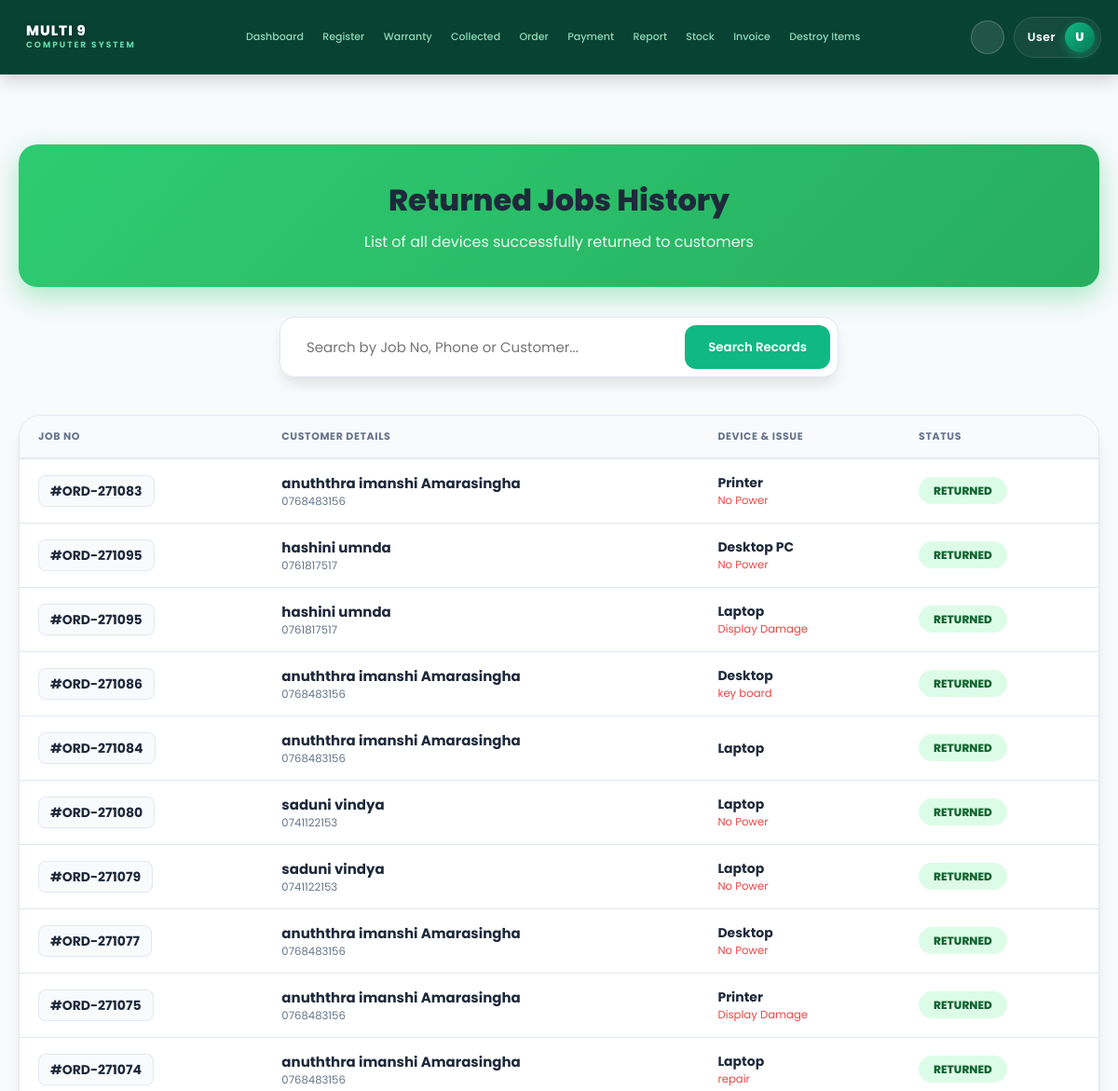
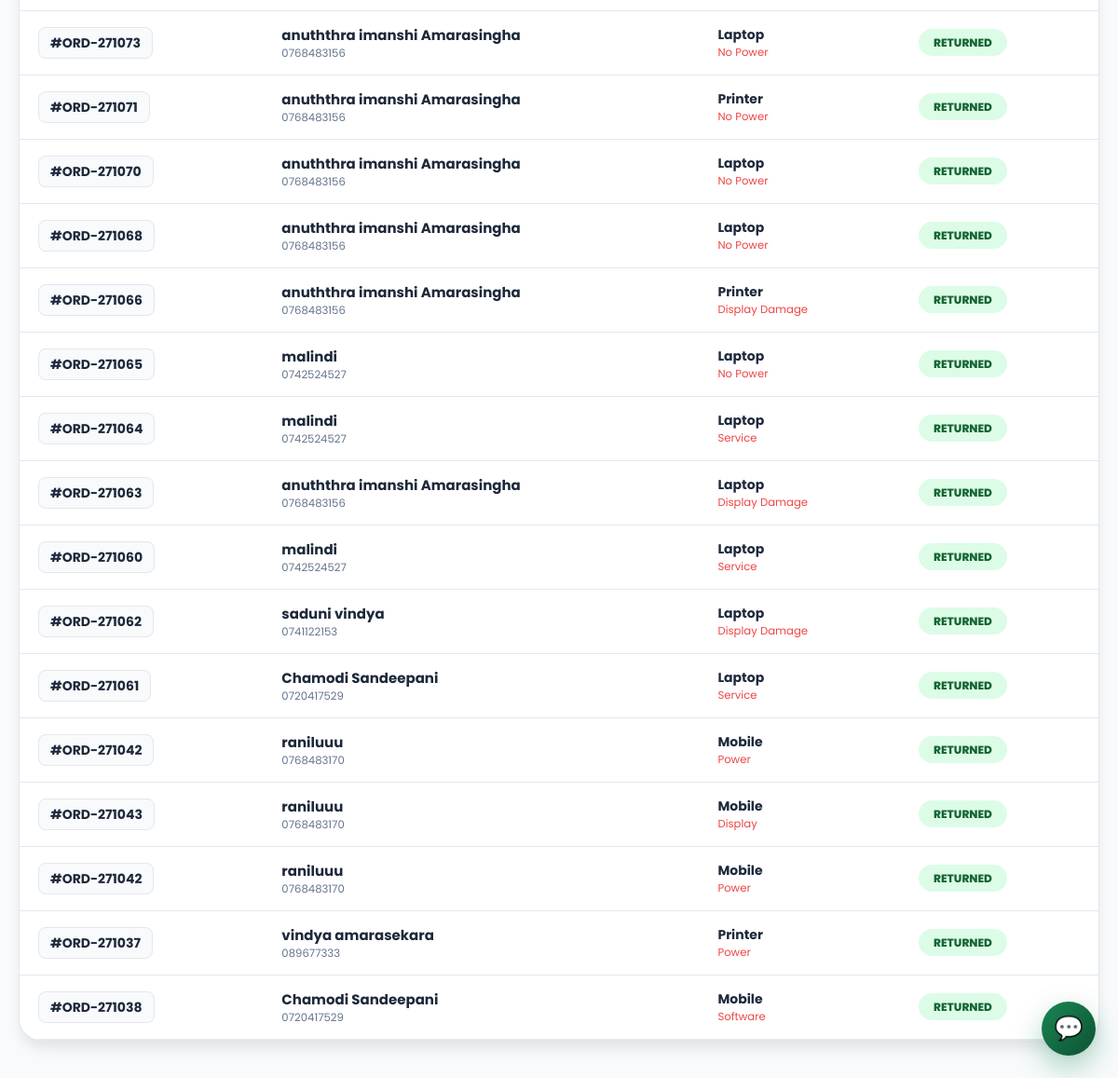
Screenshot of /returned_jobs.php with the database file from the repository (2 pictures, top to bottom).
### tables this page shows
CREATE TABLE `invoice` (
  `invoice_no` int(11) NOT NULL,
  `job_no` varchar(20) DEFAULT NULL,
  `job_device_id` int(11) DEFAULT NULL,
  `invoice_date` date DEFAULT NULL,
  `service_charge` decimal(10,2) DEFAULT 0.00,
  `parts_total` decimal(10,2) DEFAULT 0.00,
  `late_fee` decimal(10,2) DEFAULT 0.00,
  `grand_total` decimal(10,2) DEFAULT 0.00,
  `balance_due` decimal(10,2) DEFAULT 0.00,
  `items_json` text DEFAULT NULL,
  `solution` text DEFAULT NULL,
  `payment_status` enum('Paid','Pending') DEFAULT 'Paid'
);

CREATE TABLE `customer` (
  `phone_number` varchar(15) NOT NULL,
  `customer_name` varchar(100) NOT NULL,
  `address` text DEFAULT NULL,
  `email` varchar(100) DEFAULT NULL
);

CREATE TABLE `job` (
  `job_no` varchar(20) NOT NULL,
  `phone_number` varchar(15) DEFAULT NULL,
  `job_date` date NOT NULL,
  `item_category` varchar(100) DEFAULT NULL,
  `brand` varchar(50) DEFAULT NULL,
  `problem_type` varchar(100) DEFAULT NULL,
  `problem_severity` varchar(50) DEFAULT NULL,
  `technician_experience_years` int(11) DEFAULT NULL,
  `workshop_workload` varchar(50) DEFAULT NULL,
  `actual_repair_time_days` int(11) DEFAULT NULL,
  `technician_id` int(11) DEFAULT NULL
);

CREATE TABLE `job_device` (
  `job_device_id` int(11) NOT NULL,
  `job_no` varchar(20) DEFAULT NULL,
  `device_name` varchar(100) NOT NULL,
  `model` varchar(100) DEFAULT NULL,
  `serial_no` varchar(100) DEFAULT NULL,
  `warranty_status` varchar(50) DEFAULT NULL,
  `supplier_name` varchar(255) DEFAULT NULL,
  `description` text DEFAULT NULL,
  `another_note` text DEFAULT NULL,
  `device_image` varchar(255) DEFAULT NULL,
  `issue_name` varchar(255) DEFAULT NULL,
  `device_status` varchar(50) NOT NULL DEFAULT 'Pending',
  `completed_date` datetime DEFAULT NULL,
  `destroy_notice_sent_date` datetime DEFAULT NULL,
  `issue_category` enum('Hardware','Software') DEFAULT 'Hardware',
  `solution` text DEFAULT NULL,
  `final_status` varchar(50) DEFAULT 'Pending',
  `rent_warning_sent` int(11) DEFAULT 0,
  `parts_json` text DEFAULT NULL,
  `last_sms_sent_date` date DEFAULT NULL,
  `item_model` varchar(255) DEFAULT NULL,
  `repair_path` varchar(255) DEFAULT 'Carry-In',
  `job_status` varchar(50) DEFAULT 'Pending',
  `estimated_cost` decimal(10,2) DEFAULT 0.00,
  `advance_paid` decimal(10,2) DEFAULT 0.00
);

### returned_jobs.php (the view, shortened to what this page needs)
<?php
include 'db_config.php';
include 'navbar.php';
$search = isset($_GET['search']) ? mysqli_real_escape_string($conn, $_GET['search']) : '';
$sql = "SELECT i.invoice_no, i.job_no, i.invoice_date, c.customer_name, j.phone_number,
               jd.device_name, jd.issue_name, i.grand_total
        FROM invoice i
        INNER JOIN job j ON i.job_no = j.job_no
        INNER JOIN customer c ON j.phone_number = c.phone_number
        INNER JOIN job_device jd ON i.job_no = jd.job_no
        WHERE i.payment_status = 'Paid'";
$sql .= " ORDER BY i.invoice_no DESC";
$result = mysqli_query($conn, $sql);
?>
<!DOCTYPE html>
<html lang="en">
<head>
    <link rel="stylesheet" href="CSS/global.css">
</head>
<body id="mainBody">
<div class="container">
    <div class="page-header">
        <h1 style="font-size: 32px; font-weight: 800;">Returned Jobs History</h1>
        <p style="opacity: 0.9; margin-top: 8px;">List of all devices successfully returned to customers</p>
    </div>
    <div class="search-container">
        <form action="" method="GET" class="search-box">
            <input type="text" name="search" placeholder="Search by Job No, Phone or Customer..." value="<?= htmlspecialchars($search) ?>">
            <button type="submit">Search Records</button>
        </form>
    </div>
    <div class="table-card">
        <table class="status-table">
            <thead>
                <tr>
                    <th>Job No</th>
                    <th>Customer Details</th>
                    <th>Device & Issue</th>
                    <th>Status</th>
                </tr>
            </thead>
            <tbody>
                <?php if(mysqli_num_rows($result) > 0): ?>
                    <?php while($row = mysqli_fetch_assoc($result)): ?>
                    <tr>
                        <td>
                            <span class="job-id-badge">#<?= $row['job_no'] ?></span>
                        </td>
                        <td style="text-align: left;">
                            <b style="font-size: 15px;"><?= htmlspecialchars($row['customer_name']) ?></b><br>
                            <small style="color: var(--text-muted)"><?= $row['phone_number'] ?></small>
                        </td>
                        <td style="text-align: left;">
                            <b><?= htmlspecialchars($row['device_name']) ?></b><br>
                            <small style="color: #ef4444;"><?= htmlspecialchars($row['issue_name']) ?></small>
                        </td>
                        <td><span class="status-pill">RETURNED</span></td>
                    </tr>
                    <?php endwhile; ?>
                <?php endif; ?>
            </tbody>
        </table>
    </div>
</div>
<?php include_once __DIR__ . '/chatbot.php'; ?>
</body>
</html>

### CSS/global.css (style rules this page uses)
:root { --primary-green: #0f766e; --primary-green-dark: #0f4f46; --primary-green-light: #ccfbf1; --accent-green: #04d992; --dark-surface: #0f172a; --dark-bg: #020617; --light-bg: #f8fafc; --light-surface: #ffffff; --text-dark: #1e293b; --text-muted: #64748b; --border-light: #e2e8f0; --nav-height: 80px; --card-shadow: 0 10px 25px -5px rgba(0, 0, 0, 0.05), 0 8px 10px -6px rgba(0, 0, 0, 0.01); --border-radius: 16px; --transition: all 0.3s ease-in-out; }
* { margin: 0; padding: 0; box-sizing: border-box; font-family: 'Poppins', sans-serif; }
html, body { height: auto; min-height: 100vh; overflow-x: hidden; }
body { background: var(--light-bg); color: var(--text-dark); padding-top: var(--nav-height); transition: var(--transition); }
h1, h2, h3, h4, h5, h6 { color: var(--text-dark); }

### navbar.php (style rules this page uses)
:root { --nav-bg: #043f2e; --nav-accent: #10b981; }

### returned_jobs.php (style rules this page uses)
:root { --primary: #10b981; --primary-hover: #059669; --bg-main: #f8fafc; --card-bg: #ffffff; --text-main: #1e293b; --text-muted: #64748b; --border: #e2e8f0; --shadow: 0 10px 15px -3px rgba(0, 0, 0, 0.1); }
body { font-family: 'Inter', sans-serif; background-color: var(--bg-main); color: var(--text-main); padding: 140px 20px 40px; transition: all 0.3s ease; }
.container { max-width: 1300px; margin: 0 auto; }
.page-header { background: linear-gradient(135deg, #2ecc71 0%, #27ae60 100%); padding: 36px 40px; border-radius: 20px; margin-top: 15px; margin-bottom: 32px; box-shadow: 0 10px 30px rgba(46, 204, 113, 0.4); color: white; text-align: center; }
.search-container { display: flex; justify-content: center; margin-bottom: 40px; }
.search-box { display: flex; background: var(--card-bg); padding: 8px; border-radius: 16px; width: 100%; max-width: 600px; border: 1px solid var(--border); box-shadow: var(--shadow); }
.search-box input { flex: 1; border: none; background: transparent; padding: 12px 20px; color: var(--text-main); font-size: 15px; outline: none; }
.search-box button { background: var(--primary); color: white; border: none; padding: 12px 25px; border-radius: 12px; font-weight: 600; cursor: pointer; transition: 0.2s; }
.table-card { background: var(--card-bg); border-radius: 24px; border: 1px solid var(--border); box-shadow: var(--shadow); overflow: hidden; }
.status-table { width: 100%; border-collapse: collapse; }
.status-table th { background: #f8fafc; padding: 14px 20px; text-align: left; font-size: 11px; text-transform: uppercase; letter-spacing: 0.6px; color: #64748b; font-weight: 700; border-bottom: 2px solid #e2e8f0; white-space: nowrap; }
.status-table td { padding: 14px 20px; border-bottom: 1px solid #e2e8f0; text-align: left; color: #1e293b; font-size: 14px; }
.job-id-badge { background: var(--bg-main); padding: 6px 12px; border-radius: 8px; font-weight: 700; color: var(--text-main); border: 1px solid var(--border); }
.status-pill { background: #dcfce7; color: #166534; padding: 6px 16px; border-radius: 50px; font-size: 12px; font-weight: 800; }

### chatbot.php (style rules this page uses)
:root { --m9-blue:#198754;--m9-dark:#0f5132;--m9-bg:#f2fbf6;--m9-text:#173528;--m9-border:#d7eadf }

### rows the page displays
invoice: job_no "ORD-271083", customer.customer_name "anuththra imanshi Amarasingha", job_no.phone_number "0768483156", job_device.device_name "Printer", job_device.issue_name "No Power"
invoice: job_no "ORD-271095", customer.customer_name "hashini umnda", job_no.phone_number "0761817517", job_device.device_name "Desktop PC", job_device.issue_name "No Power", job_device.device_name "Laptop", job_device.issue_name "Display Damage"
invoice: job_no "ORD-271086", customer.customer_name "anuththra imanshi Amarasingha", job_no.phone_number "0768483156", job_device.device_name "Desktop", job_device.issue_name "key board"
invoice: job_no "ORD-271084", customer.customer_name "anuththra imanshi Amarasingha", job_no.phone_number "0768483156", job_device.device_name "Laptop"
invoice: job_no "ORD-271080", customer.customer_name "saduni vindya", job_no.phone_number "0741122153", job_device.device_name "Laptop", job_device.issue_name "No Power"
invoice: job_no "ORD-271079", customer.customer_name "saduni vindya", job_no.phone_number "0741122153", job_device.device_name "Laptop", job_device.issue_name "No Power"
invoice: job_no "ORD-271077", customer.customer_name "anuththra imanshi Amarasingha", job_no.phone_number "0768483156", job_device.device_name "Desktop", job_device.issue_name "No Power"
invoice: job_no "ORD-271075", customer.customer_name "anuththra imanshi Amarasingha", job_no.phone_number "0768483156", job_device.device_name "Printer", job_device.issue_name "Display Damage"
invoice: job_no "ORD-271074", customer.customer_name "anuththra imanshi Amarasingha", job_no.phone_number "0768483156", job_device.device_name "Laptop", job_device.issue_name "repair"
invoice: job_no "ORD-271073", customer.customer_name "anuththra imanshi Amarasingha", job_no.phone_number "0768483156", job_device.device_name "Laptop", job_device.issue_name "No Power"
invoice: job_no "ORD-271071", customer.customer_name "anuththra imanshi Amarasingha", job_no.phone_number "0768483156", job_device.device_name "Printer", job_device.issue_name "No Power"
invoice: job_no "ORD-271070", customer.customer_name "anuththra imanshi Amarasingha", job_no.phone_number "0768483156", job_device.device_name "Laptop", job_device.issue_name "No Power"
invoice: job_no "ORD-271068", customer.customer_name "anuththra imanshi Amarasingha", job_no.phone_number "0768483156", job_device.device_name "Laptop", job_device.issue_name "No Power"
invoice: job_no "ORD-271066", customer.customer_name "anuththra imanshi Amarasingha", job_no.phone_number "0768483156", job_device.device_name "Printer", job_device.issue_name "Display Damage"
invoice: job_no "ORD-271065", customer.customer_name "malindi", job_no.phone_number "0742524527", job_device.device_name "Laptop", job_device.issue_name "No Power"
invoice: job_no "ORD-271064", customer.customer_name "malindi", job_no.phone_number "0742524527", job_device.device_name "Laptop", job_device.issue_name "Service"
invoice: job_no "ORD-271063", customer.customer_name "anuththra imanshi Amarasingha", job_no.phone_number "0768483156", job_device.device_name "Laptop", job_device.issue_name "Display Damage"
invoice: job_no "ORD-271060", customer.customer_name "malindi", job_no.phone_number "0742524527", job_device.device_name "Laptop", job_device.issue_name "Service"
invoice: job_no "ORD-271062", customer.customer_name "saduni vindya", job_no.phone_number "0741122153", job_device.device_name "Laptop", job_device.issue_name "Display Damage"
invoice: job_no "ORD-271061", customer.customer_name "Chamodi Sandeepani", job_no.phone_number "0720417529", job_device.device_name "Laptop", job_device.issue_name "Service"
invoice: job_no "ORD-271042", customer.customer_name "raniluuu", job_no.phone_number "0768483170", job_device.device_name "Mobile", job_device.issue_name "Power"
invoice: job_no "ORD-271043", customer.customer_name "raniluuu", job_no.phone_number "0768483170", job_device.device_name "Mobile", job_device.issue_name "Display"
invoice: job_no "ORD-271042", customer.customer_name "raniluuu", job_no.phone_number "0768483170", job_device.device_name "Mobile", job_device.issue_name "Power"
invoice: job_no "ORD-271037", customer.customer_name "vindya amarasekara", job_no.phone_number "089677333", job_device.device_name "Printer", job_device.issue_name "Power"
invoice: job_no "ORD-271038", customer.customer_name "Chamodi Sandeepani", job_no.phone_number "0720417529", job_device.device_name "Mobile", job_device.issue_name "Software"

### other values shown
$user_name "User"
$user_initial "U"
